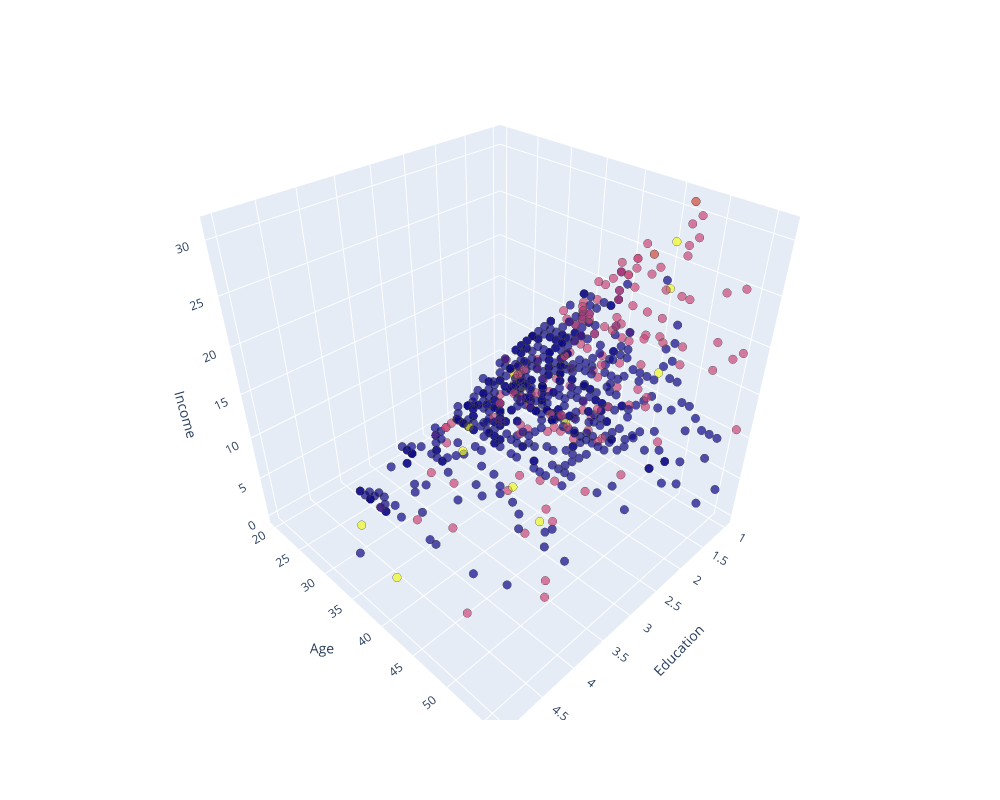

Source (notebook cell):
### Markdown cell above
We can also see this distribution in 3 dimensions for better understanding. Here, the education parameter will represent the third axis instead of the marker size.

### Code cell
# Create interactive 3D scatter plot
fig = px.scatter_3d(X, x='Edu', y='Age', z='Years Employed', opacity=0.7, color=labels.astype(float))

fig.update_traces(marker=dict(size=5, line=dict(width=.25)), showlegend=False)
fig.update_layout(coloraxis_showscale=False, width=1000, height=800, scene=dict(
        xaxis=dict(title='Education'),
        yaxis=dict(title='Age'),
        zaxis=dict(title='Income')
    ))  # Remove color bar, resize plot

fig.show()

### Figure 1 — Plotly figure (JSON) as saved in the notebook; plotly's stock layout.template omitted (floating-point values rounded to 4 significant figures; data arrays with more than 128 entries replaced by an {"elided": "..."} marker saying what was removed)
{"data": [{"hovertemplate": "Edu=%{x}<br>Age=%{y}<br>Years Employed=%{z}<br>color=%{marker.color}<extra></extra>", "legendgroup": "", "marker": {"color": {"elided": "700 float values"}, "coloraxis": "coloraxis", "line": {"width": 0.25}, "opacity": 0.7, "size": 5, "symbol": "circle"}, "mode": "markers", "name": "", "scene": "scene", "showlegend": false, "type": "scatter3d", "x": {"elided": "700 int values"}, "y": {"elided": "700 int values"}, "z": {"elided": "700 int values"}}], "layout": {"coloraxis": {"colorbar": {"title": {"text": "color"}}, "colorscale": [[0, "#0d0887"], [0.1111, "#46039f"], [0.2222, "#7201a8"], [0.3333, "#9c179e"], [0.4444, "#bd3786"], [0.5556, "#d8576b"], [0.6667, "#ed7953"], [0.7778, "#fb9f3a"], [0.8889, "#fdca26"], [1, "#f0f921"]], "showscale": false}, "height": 800, "legend": {"tracegroupgap": 0}, "margin": {"t": 60}, "scene": {"domain": {"x": [0, 1], "y": [0, 1]}, "xaxis": {"title": {"text": "Education"}}, "yaxis": {"title": {"text": "Age"}}, "zaxis": {"title": {"text": "Income"}}}, "width": 1000}}
